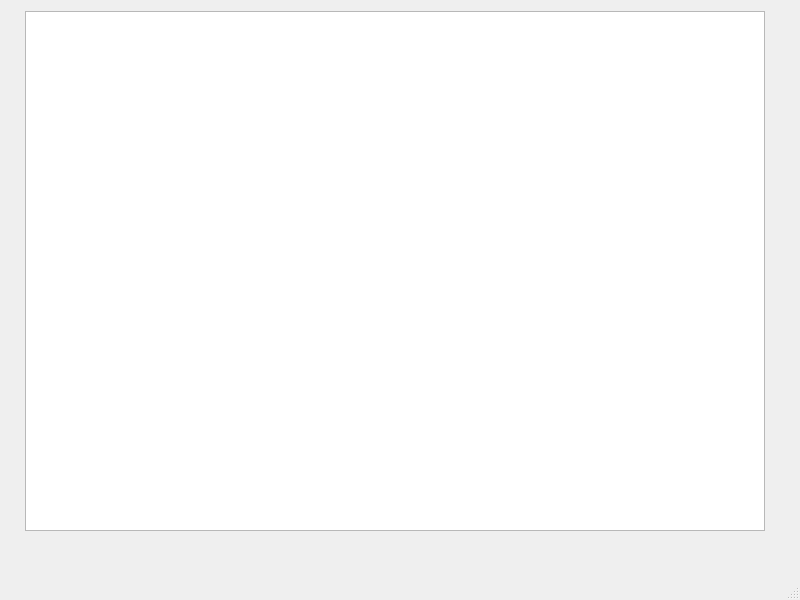
<?xml version="1.0" encoding="UTF-8"?>
<ui version="4.0">
 <class>MainWindow</class>
 <widget class="QMainWindow" name="MainWindow">
  <property name="geometry">
   <rect>
    <x>0</x>
    <y>0</y>
    <width>800</width>
    <height>600</height>
   </rect>
  </property>
  <property name="minimumSize">
   <size>
    <width>800</width>
    <height>600</height>
   </size>
  </property>
  <property name="windowTitle">
   <string>MainWindow</string>
  </property>
  <widget class="QWidget" name="centralwidget">
   <widget class="QTableWidget" name="tableWidget">
    <property name="geometry">
     <rect>
      <x>25</x>
      <y>11</y>
      <width>740</width>
      <height>520</height>
     </rect>
    </property>
    <property name="minimumSize">
     <size>
      <width>740</width>
      <height>520</height>
     </size>
    </property>
   </widget>
  </widget>
  <widget class="QMenuBar" name="menubar">
   <property name="geometry">
    <rect>
     <x>0</x>
     <y>0</y>
     <width>800</width>
     <height>26</height>
    </rect>
   </property>
  </widget>
  <widget class="QStatusBar" name="statusbar"/>
 </widget>
 <resources/>
 <connections/>
</ui>
